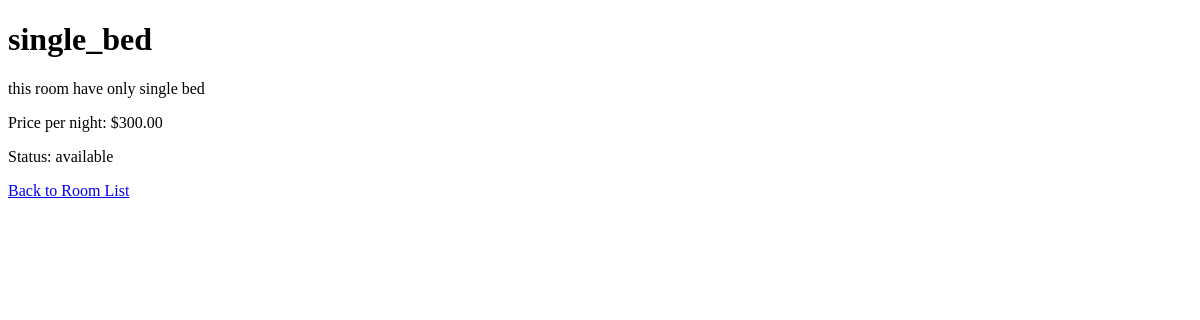
The app's page /rooms/1/, older data.
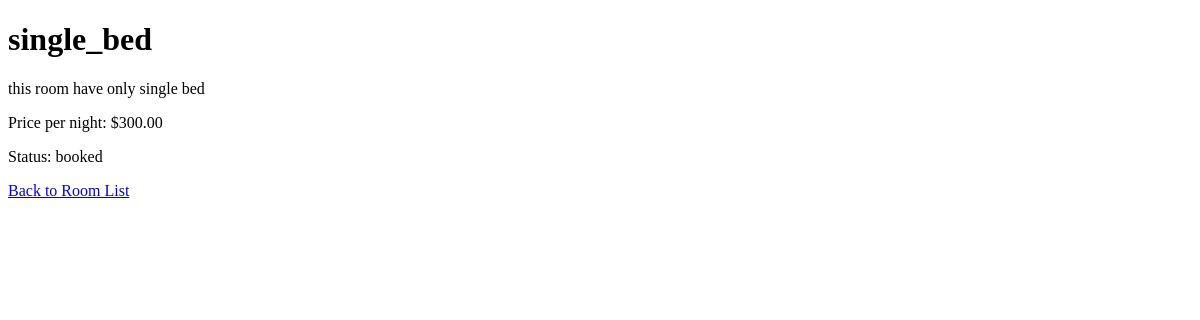
The same page, newer data.
### core/models.py (models this page shows, shortened)
class Room(models.Model):
    room_type = models.CharField(max_length=100)
    description = models.TextField()
    price_per_night = models.DecimalField(max_digits=8, decimal_places=2)
    status = models.CharField(max_length=50, choices=[('available', 'Available'), ('booked', 'Booked'), ('pending', 'Pending')])
    created_at = models.DateTimeField(auto_now_add=True)
    updated_at = models.DateTimeField(auto_now=True)

### core/views.py (the view)
# urls.py: path('rooms/<int:room_id>/', views.room_detail, name='room_detail'),
def room_detail(request, room_id):
    room = get_object_or_404(Room, pk=room_id)
    return render(request, 'room_detail.html', {'room': room})

### core/templates/core/room_detail.html (shortened to what this page needs)
<!DOCTYPE html>
<html lang="en">
<head>
</head>
<body>
    <h1>{{ room.room_type }}</h1>
    <p>{{ room.description }}</p>
    <p>Price per night: ${{ room.price_per_night }}</p>
    <p>Status: {{ room.status }}</p>
    <a href="{% url 'room_list' %}">Back to Room List</a>
</body>
</html>

Row changes from the older to the newer data that the page shows:
changed Room "single_bed": status "available" → "booked"
